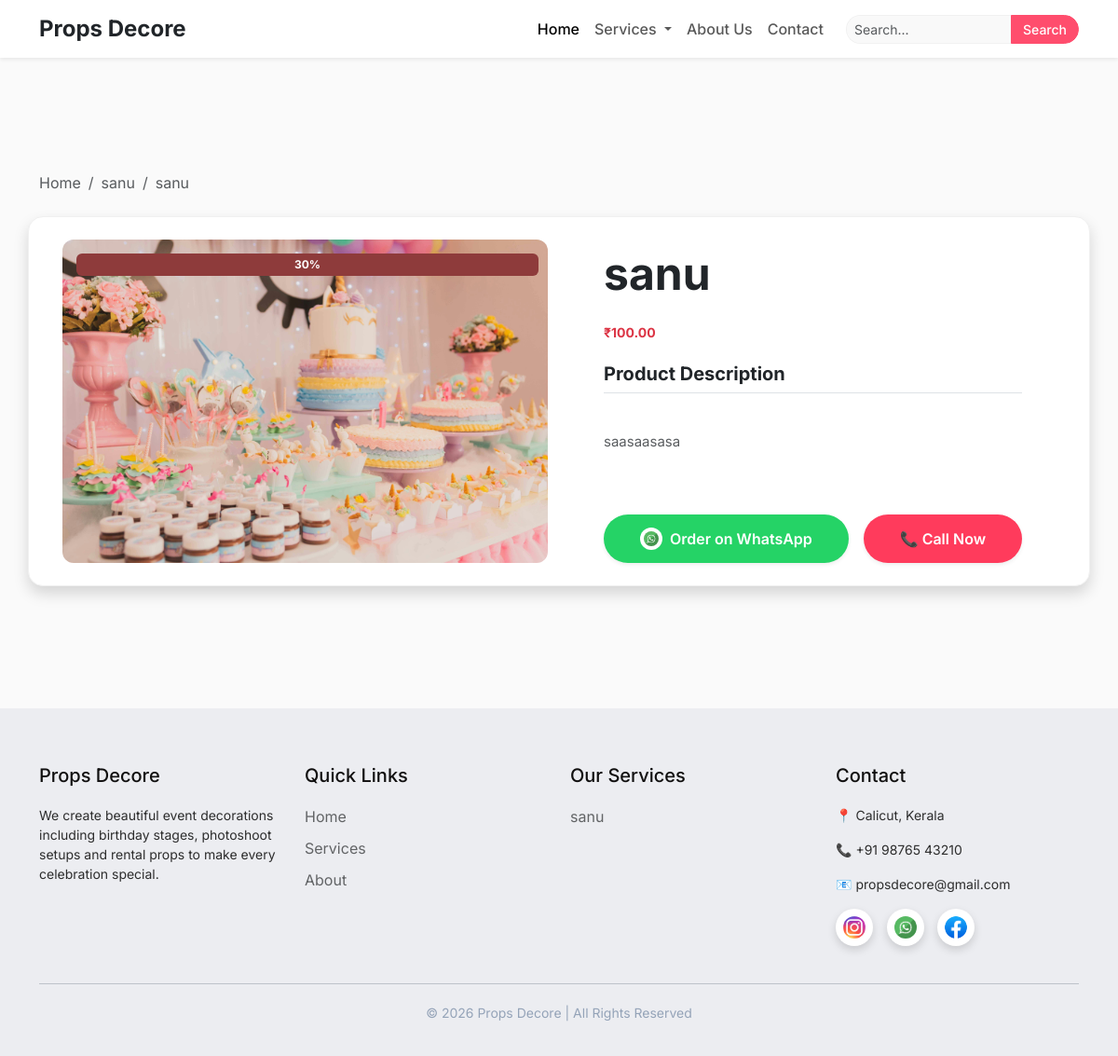
The page /product/18/ on the database its author committed.
### core/models.py (models this page shows, shortened)
class Product(models.Model):
    name = models.CharField(max_length=200)
    image = models.ImageField(upload_to='products/')
    price = models.DecimalField(max_digits=10, decimal_places=2, null=True, blank=True)
    description = models.TextField()
    offer_tag = models.CharField(max_length=50, blank=True, null=True)
    category = models.ForeignKey(Category, on_delete=models.CASCADE, related_name='products')

class Category(models.Model):
    name = models.CharField(max_length=100)
    image = models.ImageField(upload_to='category_images/')
    class Meta:
        verbose_name_plural = 'Categories'

### core/views.py (the view)
# urls.py: path('product/<int:product_id>/', views.product_detail, name='product_detail'),
def product_detail(request, product_id):
    product = get_object_or_404(Product, id=product_id)
    brand_name = "Props Decore"
    image_url = request.build_absolute_uri(product.image.url) if product.image else ""
    price = f"₹{product.price}" if product.price else "N/A"
    message = f"""Hello {brand_name},

I would like to order this product:

• Product Name: {product.name}
• Price: {price}

Product Image:
{image_url}

Please share more details.
"""
    whatsapp_text = urllib.parse.quote(message)
    return render(request, 'product_detail.html', {
        'product': product,
        'whatsapp_text': whatsapp_text,
        'whatsapp_number': '8592894615'
    })

### core/context_processors.py (called while the page is built)
def site_settings(request):
    return {
        'site_name': 'Props Decore',
        'whatsapp_number': '1234567890'
    }

def nav_categories_processor(request):
    return {
        'nav_categories': Category.objects.all().order_by('name')
    }

### templates/product_detail.html (shortened to what this page needs)
{% extends 'base.html' %}
{% load static %}
{% block content %}
<section class="product-section container" style="padding-top: 40px; padding-bottom: 60px; min-height: 80vh;">
  <div class="mb-4 mt-4">
    <nav aria-label="breadcrumb">
      <ol class="breadcrumb">
        <li class="breadcrumb-item"><a href="{% url 'home' %}" class="text-decoration-none text-muted">Home</a></li>
        <li class="breadcrumb-item"><a href="{% url 'category_products' product.category.id %}" class="text-decoration-none text-muted">{{ product.category.name }}</a></li>
        <li class="breadcrumb-item active" aria-current="page">{{ product.name }}</li>
      </ol>
    </nav>
  </div>
  <div class="row bg-white rounded-4 shadow overflow-hidden p-4" style="border: 1px solid #f0f0f0;">
    <div class="col-md-6 mb-4 mb-md-0">
      <div class="main-img rounded-3 overflow-hidden position-relative">
        {% if product.image %}
        <img src="{{ product.image.url }}" class="img-fluid w-100 product-img-zoom" alt="{{ product.name }}" style="object-fit: cover; max-height: 500px; transition: transform 0.4s ease;" />
        {% else %}
        <div style="height: 400px; background: #ddd; display: flex; align-items: center; justify-content: center;" class="w-100 rounded-3">No Image</div>
        {% endif %}
        {% if product.offer_tag %}
        <span class="badge position-absolute" style="top: 15px; left: 15px;">{{ product.offer_tag }}</span>
        {% endif %}
      </div>
    </div>
    <div class="col-md-6 product-info d-flex flex-column justify-content-center px-md-5">
      <h1 class="fw-bold mb-3 display-5">{{ product.name }}</h1>
      <h2 class="price text-danger fw-bold mb-4">
        ₹{{ product.price|default:"N/A" }}
      </h2>
      <div class="mb-4">
        <h5 class="fw-bold mb-3 border-bottom pb-2">Product Description</h5>
        <div class="text-muted" style="white-space: pre-line; line-height: 1.6; font-size: 15px;">
           {{ product.description }}
        </div>
      </div>
      <div class="buttons mt-auto d-flex gap-3 flex-wrap pt-4">
        <a href="https://wa.me/91{{ whatsapp_number|default:'8592894615' }}?text={{ whatsapp_text }}" class="whatsapp flex-grow-1 text-center d-flex align-items-center justify-content-center gap-2 shadow-sm rounded-pill" target="_blank" style="transition: all 0.3s ease; font-size: 16px; font-weight: 600; padding: 14px 20px;">
          <img src="{% static 'images/watsnew.png' %}" alt="WhatsApp" width="24" height="24" class="rounded-circle bg-white p-1"> Order on WhatsApp
        </a>
        <a href="tel:+91{{ whatsapp_number|default:'8592894615' }}" class="book flex-grow-1 text-center d-flex align-items-center justify-content-center gap-2 shadow-sm rounded-pill" style="transition: all 0.3s ease; font-size: 16px; font-weight: 600; padding: 14px 20px;">
          📞 Call Now
        </a>
      </div>
    </div>
  </div>
</section>
{% endblock %}

### templates/base.html (shortened to what this page needs)
{% load static %}
<!doctype html>
<html lang="en">
  <head>
    <link
      href="https://cdn.jsdelivr.net/npm/bootstrap@5.3.3/dist/css/bootstrap.min.css"
      rel="stylesheet"
    />
    <link rel="stylesheet" href="{% static 'css/style.css' %}" />
  </head>
  <body>
    <nav class="navbar navbar-expand-lg navbar-light bg-white shadow-sm fixed-top">
      <div class="container">
        <a class="navbar-brand fw-bold fs-4 text-dark" href="{% url 'home' %}">{{ site_name|default:"Props Decore" }}</a>
        <div class="collapse navbar-collapse" id="navbarNav">
          <ul class="navbar-nav ms-auto mb-2 mb-lg-0">
            <li class="nav-item">
              <a class="nav-link active fw-medium" href="{% url 'home' %}">Home</a>
            </li>
            <li class="nav-item dropdown">
              <a
                class="nav-link dropdown-toggle fw-medium"
                href="#"
                data-bs-toggle="dropdown"
              >
                Services
              </a>
            </li>
            <li class="nav-item">
              <a class="nav-link fw-medium" href="{% url 'home' %}#about">About Us</a>
            </li>
            <li class="nav-item">
              <a class="nav-link fw-medium" href="{% url 'home' %}#contact">Contact</a>
            </li>
          </ul>
          <form action="/search/" method="GET" class="d-flex ms-lg-3 position-relative" style="width: 100%; max-width: 250px;">
            <input
              class="form-control search-input form-control-sm"
              type="search"
              placeholder="Search..."
              name="q"
              id="search-input"
              autocomplete="off"
              value="{{ request.GET.q }}"
              style="font-size: 14px;"
            />
            <button class="btn search-btn btn-sm" type="submit" style="padding: 4px 12px; font-size: 14px;">Search</button>
          </form>
        </div>
      </div>
    </nav>
    {% block content %}
    {% endblock %}
    <footer class="footer">
      <div class="container">
        <div class="row">
          <div class="col-md-3 footer-col">
            <h4>Props Decore</h4>
            <p>
              We create beautiful event decorations including birthday stages,
              photoshoot setups and rental props to make every celebration
              special.
            </p>
          </div>
          <div class="col-md-3 footer-col">
            <h4>Quick Links</h4>
            <ul>
              <li><a href="{% url 'home' %}">Home</a></li>
              <li><a href="{% url 'home' %}#services">Services</a></li>
              <li><a href="{% url 'home' %}#about">About</a></li>
            </ul>
          </div>
          <div class="col-md-3 footer-col">
            <h4>Our Services</h4>
            <ul>
              {% for cat in nav_categories|slice:":5" %}
                <li><a href="{% url 'category_products' cat.id %}">{{ cat.name }}</a></li>
              {% empty %}
                <li><span class="text-muted">No services available</span></li>
              {% endfor %}
            </ul>
          </div>
          <div id="contact" class="col-md-3 footer-col">
            <h4>Contact</h4>
            <p>📍 Calicut, Kerala</p>
            <p>📞 +91 98765 43210</p>
            <p>📧 propsdecore@gmail.com</p>
            <div class="social-icons">
  <a href="https://instagram.com/_sanulal" target="_blank">
    <img src="{% static 'images/Instagram.jpg' %}" alt="Instagram">
  </a>
  <a href="https://wa.me/918592894615" target="_blank">
    <img src="{% static 'images/watsnew.png' %}" alt="WhatsApp">
  </a>
  <a href="https://facebook.com/Sanu Lal" target="_blank">
    <img src="{% static 'images/Facebook.jpg' %}" alt="Facebook">
  </a>
</div>
          </div>
        </div>
        <hr />
        <div class="footer-bottom text-center">
          <p>© 2026 Props Decore | All Rights Reserved</p>
        </div>
      </div>
    </footer>
  </body>
</html>

### static/css/style.css (style rules this page uses)
body { margin:0; padding-top:70px; font-family: 'Inter', sans-serif; background-color: #fafafa; }
.search-input { border-radius:30px 0 0 30px; border-right:none; border-color: #f1f1f1; background-color: #f9f9f9; transition: all 0.2s ease; }
.search-btn { border-radius:0 30px 30px 0; background:#ff4d6d; color:white; border:1px solid #ff4d6d; padding:6px 24px; font-weight: 500; transition: all 0.2s ease; }
a { text-decoration: none; color: inherit; }
.footer { background:#ecedf1; color:rgb(17, 16, 16); padding:60px 0 20px; }
.footer-col h4 { margin-bottom:20px; font-size:20px; }
.footer-col p { color:#2d2d2d; font-size:14px; }
.footer-col ul { list-style:none; padding:0; }
.footer-col ul li { margin-bottom:10px; }
.footer-col ul li a { color:#626466; text-decoration:none; transition:0.3s; }
.social-icons { margin-top:15px; }
.social-icons img { width:40px; height:40px; padding:8px; background:white; border-radius:50%; margin-right:10px; transition:0.3s; box-shadow:0 4px 10px rgba(0,0,0,0.15); }
.footer hr { border-color:#334155; margin:40px 0 20px; }
.footer-bottom p { color:#94a3b8; font-size:14px; }
.badge { position:absolute; top:10px; left:10px; background:#8b2c2c; color:white; padding:5px 10px; border-radius:20px; font-size:12px; }
.price { display:flex; gap:8px; align-items:center; font-size:14px; }
.product-section { margin-top:50px; }
.main-img { position:relative; }
.main-img img { border-radius:12px; width:100%; }
.badge { position:absolute; top:10px; right:10px; background:#8e3b3b; color:white; padding:6px 12px; border-radius:6px; }
.price { font-weight:bold; margin-top:10px; }
.whatsapp { background:#25d366; border:none; color:white; padding:12px 20px; border-radius:8px; }
.buttons { margin-top:30px; display:flex; gap:15px; }
.product-info { padding-left:25px; }
.buttons a { text-decoration:none; padding:12px 20px; border-radius:8px; color:white; font-weight:600; }
.book { background:#ff3b5c; border:none; color:white; padding:12px 20px; border-radius:8px; }

### rows shown on the page
Product: category.name "sanu", name "sanu", image (picture), offer_tag "30%", price "100.00", description "saasaasasa"
Category: name "sanu"

### other values the page prints
{{ site_name|default:"Props Decore" }} "Props Decore"
